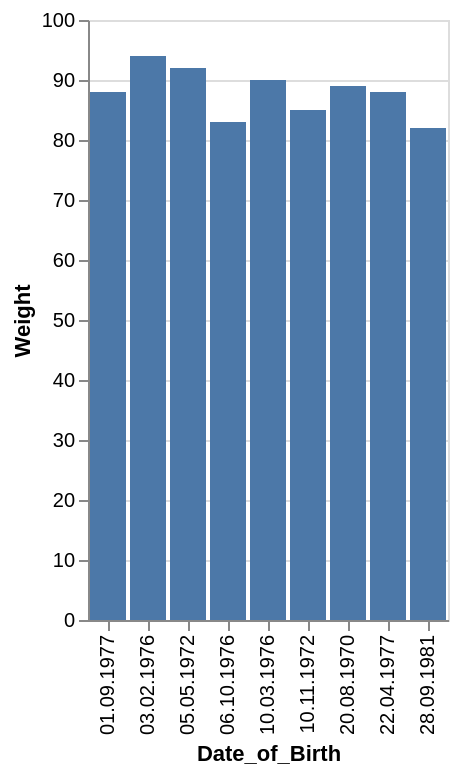

Vega-Lite specification for this chart:
### Vega-Lite specification from a JSON file in a GitHub repository (floating-point values rounded to 4 significant figures)
{"data": {"values": [{"x_data": "06.10.1976", "y_data": 83}, {"x_data": "10.11.1972", "y_data": 85}, {"x_data": "03.02.1976", "y_data": 94}, {"x_data": "05.05.1972", "y_data": 92}, {"x_data": "10.03.1976", "y_data": 90}, {"x_data": "01.09.1977", "y_data": 88}, {"x_data": "20.08.1970", "y_data": 89}, {"x_data": "22.04.1977", "y_data": 88}, {"x_data": "28.09.1981", "y_data": 82}]}, "mark": "bar", "encoding": {"x": {"field": "x_data", "type": "nominal", "title": "Date_of_Birth", "sort": "ascending"}, "y": {"field": "y_data", "type": "quantitative", "title": "Weight"}}}
